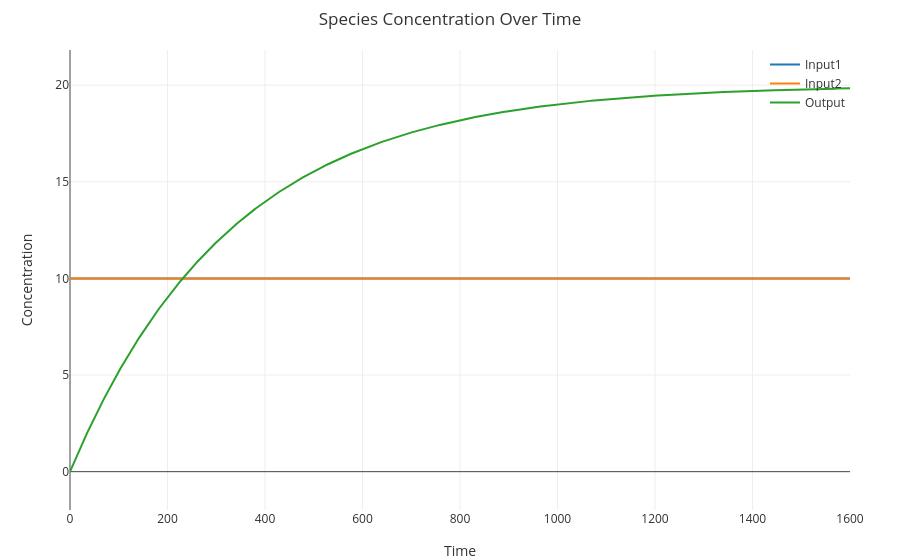

Notebook code for this chart:
### Code cell
%export expanded
%reset 

%debug off
directive simulation { 
  final=1600; 
  plots=[Input1; Input2; Output];
}
directive simulator deterministic
directive parameters [ k = 0.003; u = 0.1 ]

| 10 Input2
| 10 Input1
| 0 Output

%invoke ADD(Input1,Input2):(Output)

### Figure 1 — Plotly figure (JSON) as saved in the notebook; plotly's stock layout.template omitted (floating-point values rounded to 4 significant figures; data arrays with more than 128 entries replaced by an {"elided": "..."} marker saying what was removed)
{"data": [{"line": {"width": 2}, "mode": "lines", "name": "Input1", "x": {"elided": "1001 float values"}, "y": {"elided": "1001 int values"}}, {"line": {"width": 2}, "mode": "lines", "name": "Input2", "x": {"elided": "1001 float values"}, "y": {"elided": "1001 int values"}}, {"line": {"width": 2}, "mode": "lines", "name": "Output", "x": {"elided": "1001 float values"}, "y": {"elided": "1001 float values"}}], "layout": {"font": {"color": "#333"}, "hovermode": "x unified", "legend": {"bgcolor": "rgba(0,0,0,0)", "x": 1, "xanchor": "right", "y": 1, "yanchor": "top"}, "margin": {"b": 50, "l": 70, "r": 50, "t": 50}, "paper_bgcolor": "rgba(0,0,0,0)", "plot_bgcolor": "rgba(0,0,0,0)", "title": "Species Concentration Over Time", "xaxis": {"range": [0, 1600], "showgrid": true, "title": "Time"}, "yaxis": {"range": [-1.984, 21.82], "showgrid": true, "title": "Concentration"}}}
